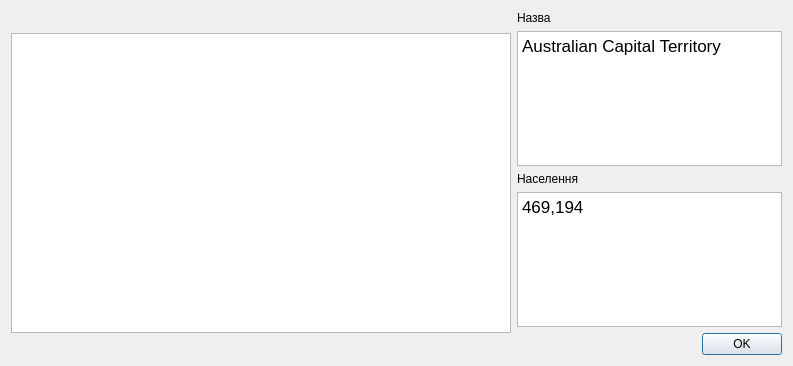
<?xml version="1.0" encoding="UTF-8"?>
<ui version="4.0">
 <class>Capital</class>
 <widget class="QDialog" name="Capital">
  <property name="geometry">
   <rect>
    <x>0</x>
    <y>0</y>
    <width>793</width>
    <height>366</height>
   </rect>
  </property>
  <property name="windowTitle">
   <string>Dialog</string>
  </property>
  <layout class="QHBoxLayout" name="horizontalLayout">
   <item>
    <widget class="QTextBrowser" name="textBrowser_3">
     <property name="minimumSize">
      <size>
       <width>500</width>
       <height>0</height>
      </size>
     </property>
     <property name="maximumSize">
      <size>
       <width>16777215</width>
       <height>300</height>
      </size>
     </property>
     <property name="styleSheet">
      <string notr="true">border-image: url(&quot;:/images/Capital.png&quot;) 0 0 0 0 stretch stretch;
</string>
     </property>
    </widget>
   </item>
   <item>
    <layout class="QVBoxLayout" name="verticalLayout">
     <item>
      <widget class="QLabel" name="label">
       <property name="text">
        <string>Назва</string>
       </property>
      </widget>
     </item>
     <item>
      <widget class="QTextBrowser" name="textBrowser">
       <property name="html">
        <string>&lt;!DOCTYPE HTML PUBLIC &quot;-//W3C//DTD HTML 4.0//EN&quot; &quot;http://www.w3.org/TR/REC-html40/strict.dtd&quot;&gt;
&lt;html&gt;&lt;head&gt;&lt;meta name=&quot;qrichtext&quot; content=&quot;1&quot; /&gt;&lt;meta charset=&quot;utf-8&quot; /&gt;&lt;style type=&quot;text/css&quot;&gt;
p, li { white-space: pre-wrap; }
hr { height: 1px; border-width: 0; }
li.unchecked::marker { content: &quot;\2610&quot;; }
li.checked::marker { content: &quot;\2612&quot;; }
&lt;/style&gt;&lt;/head&gt;&lt;body style=&quot; font-family:'.AppleSystemUIFont'; font-size:13pt; font-weight:400; font-style:normal;&quot;&gt;
&lt;p style=&quot; margin-top:0px; margin-bottom:0px; margin-left:0px; margin-right:0px; -qt-block-indent:0; text-indent:0px;&quot;&gt;Australian Capital Territory&lt;/p&gt;&lt;/body&gt;&lt;/html&gt;</string>
       </property>
      </widget>
     </item>
     <item>
      <widget class="QLabel" name="label_2">
       <property name="text">
        <string>Населення</string>
       </property>
      </widget>
     </item>
     <item>
      <widget class="QTextBrowser" name="textBrowser_2">
       <property name="html">
        <string>&lt;!DOCTYPE HTML PUBLIC &quot;-//W3C//DTD HTML 4.0//EN&quot; &quot;http://www.w3.org/TR/REC-html40/strict.dtd&quot;&gt;
&lt;html&gt;&lt;head&gt;&lt;meta name=&quot;qrichtext&quot; content=&quot;1&quot; /&gt;&lt;meta charset=&quot;utf-8&quot; /&gt;&lt;style type=&quot;text/css&quot;&gt;
p, li { white-space: pre-wrap; }
hr { height: 1px; border-width: 0; }
li.unchecked::marker { content: &quot;\2610&quot;; }
li.checked::marker { content: &quot;\2612&quot;; }
&lt;/style&gt;&lt;/head&gt;&lt;body style=&quot; font-family:'.AppleSystemUIFont'; font-size:13pt; font-weight:400; font-style:normal;&quot;&gt;
&lt;p style=&quot; margin-top:0px; margin-bottom:0px; margin-left:0px; margin-right:0px; -qt-block-indent:0; text-indent:0px;&quot;&gt;469,194&lt;/p&gt;&lt;/body&gt;&lt;/html&gt;</string>
       </property>
      </widget>
     </item>
     <item>
      <widget class="QDialogButtonBox" name="buttonBox">
       <property name="orientation">
        <enum>Qt::Horizontal</enum>
       </property>
       <property name="standardButtons">
        <set>QDialogButtonBox::Ok</set>
       </property>
      </widget>
     </item>
    </layout>
   </item>
  </layout>
 </widget>
 <resources/>
 <connections>
  <connection>
   <sender>buttonBox</sender>
   <signal>accepted()</signal>
   <receiver>Capital</receiver>
   <slot>accept()</slot>
   <hints>
    <hint type="sourcelabel">
     <x>248</x>
     <y>254</y>
    </hint>
    <hint type="destinationlabel">
     <x>157</x>
     <y>274</y>
    </hint>
   </hints>
  </connection>
  <connection>
   <sender>buttonBox</sender>
   <signal>rejected()</signal>
   <receiver>Capital</receiver>
   <slot>reject()</slot>
   <hints>
    <hint type="sourcelabel">
     <x>316</x>
     <y>260</y>
    </hint>
    <hint type="destinationlabel">
     <x>286</x>
     <y>274</y>
    </hint>
   </hints>
  </connection>
 </connections>
</ui>
